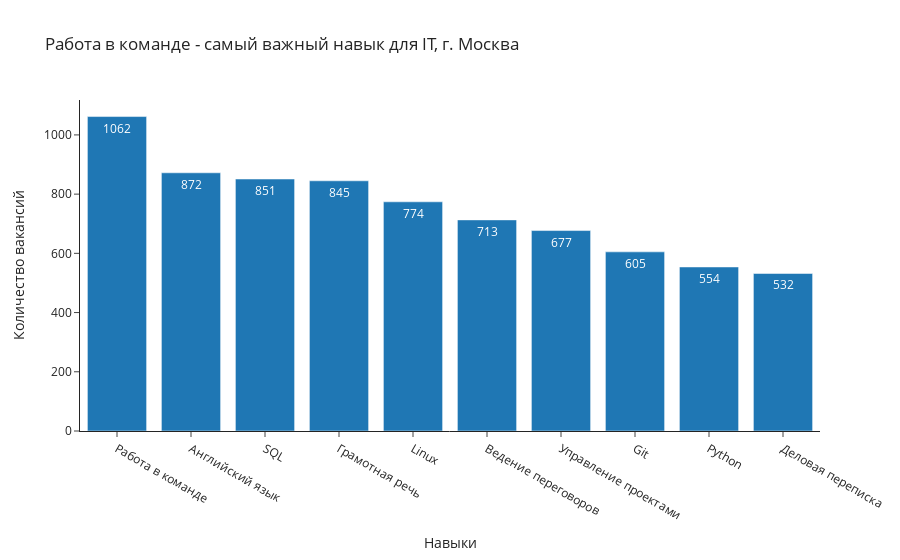

This figure's notebook cell:
### Markdown cell above
# Визуализация

### Code cell
# Work with graph
import plotly.express as px

# Get data with skills
skill_df = orm.get_skill_df()

fig = px.bar(
    skill_df, 
    x="skill", 
    y="count_vacancy", 
    title="Работа в команде - самый важный навык для IT, г. Москва", 
    text_auto='d',
     template="simple_white",
    labels=dict(skill="Навыки", count_vacancy="Количество вакансий")
    )
fig.show()

### Figure 1 — Plotly figure (JSON) as saved in the notebook; plotly's stock layout.template omitted (floating-point values rounded to 4 significant figures)
{"data": [{"alignmentgroup": "True", "hovertemplate": "Навыки=%{x}<br>Количество вакансий=%{y}<extra></extra>", "legendgroup": "", "marker": {"color": "#1F77B4", "pattern": {"shape": ""}}, "name": "", "offsetgroup": "", "orientation": "v", "showlegend": false, "textposition": "auto", "texttemplate": "%{y:d}", "type": "bar", "x": ["Работа в команде", "Английский язык", "SQL", "Грамотная речь", "Linux", "Ведение переговоров", "Управление проектами", "Git", "Python", "Деловая переписка"], "xaxis": "x", "y": [1062, 872, 851, 845, 774, 713, 677, 605, 554, 532], "yaxis": "y"}], "layout": {"barmode": "relative", "legend": {"tracegroupgap": 0}, "title": {"text": "Работа в команде - самый важный навык для IT, г. Москва"}, "xaxis": {"anchor": "y", "domain": [0, 1], "title": {"text": "Навыки"}}, "yaxis": {"anchor": "x", "domain": [0, 1], "title": {"text": "Количество вакансий"}}}}
